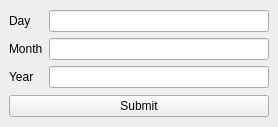
<?xml version="1.0" encoding="UTF-8"?>
<ui version="4.0">
 <class>Select_Booking</class>
 <widget class="QMainWindow" name="Select_Booking">
  <property name="geometry">
   <rect>
    <x>0</x>
    <y>0</y>
    <width>278</width>
    <height>127</height>
   </rect>
  </property>
  <property name="windowTitle">
   <string>Select Booking</string>
  </property>
  <widget class="QWidget" name="centralwidget">
   <layout class="QVBoxLayout" name="verticalLayout">
    <item>
     <layout class="QHBoxLayout" name="horizontalLayout">
      <item>
       <layout class="QVBoxLayout" name="verticalLayout_2">
        <item>
         <widget class="QLabel" name="label">
          <property name="text">
           <string>Day</string>
          </property>
         </widget>
        </item>
        <item>
         <widget class="QLabel" name="label_2">
          <property name="text">
           <string>Month</string>
          </property>
         </widget>
        </item>
        <item>
         <widget class="QLabel" name="label_3">
          <property name="text">
           <string>Year</string>
          </property>
         </widget>
        </item>
       </layout>
      </item>
      <item>
       <layout class="QVBoxLayout" name="verticalLayout_3">
        <item>
         <widget class="QLineEdit" name="day"/>
        </item>
        <item>
         <widget class="QLineEdit" name="month"/>
        </item>
        <item>
         <widget class="QLineEdit" name="year"/>
        </item>
       </layout>
      </item>
     </layout>
    </item>
    <item>
     <widget class="QPushButton" name="submit_btn">
      <property name="text">
       <string>Submit</string>
      </property>
     </widget>
    </item>
   </layout>
  </widget>
 </widget>
 <resources/>
 <connections/>
</ui>
